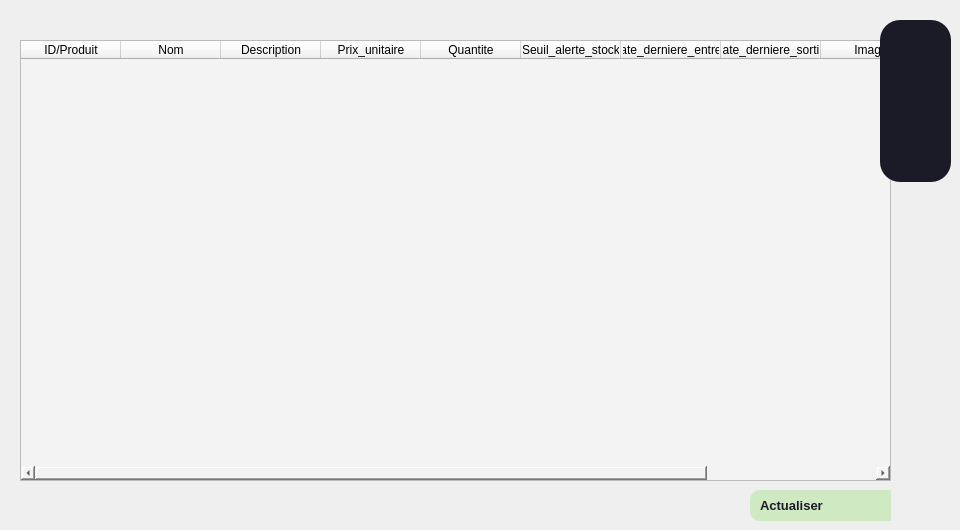
             <widget class="QWidget" name="produit_2">
              <widget class="QFrame" name="frame_12">
               <property name="geometry">
                <rect>
                 <x>880</x>
                 <y>20</y>
                 <width>71</width>
                 <height>162</height>
                </rect>
               </property>
               <property name="styleSheet">
                <string notr="true">border-radius:20px;
background-color: #1b1b27;</string>
               </property>
               <property name="frameShape">
                <enum>QFrame::StyledPanel</enum>
               </property>
               <property name="frameShadow">
                <enum>QFrame::Raised</enum>
               </property>
               <layout class="QVBoxLayout" name="verticalLayout_11">
                <item>
                 <widget class="QPushButton" name="pushButton_22">
                  <property name="cursor">
                   <cursorShape>PointingHandCursor</cursorShape>
                  </property>
                  <property name="text">
                   <string/>
                  </property>
                  <property name="icon">
                   <iconset>
                    <normaloff>icons/icons8-plus-50.png</normaloff>icons/icons8-plus-50.png</iconset>
                  </property>
                  <property name="iconSize">
                   <size>
                    <width>32</width>
                    <height>32</height>
                   </size>
                  </property>
                 </widget>
                </item>
                <item>
                 <widget class="QPushButton" name="pushButton_23">
                  <property name="cursor">
                   <cursorShape>PointingHandCursor</cursorShape>
                  </property>
                  <property name="text">
                   <string/>
                  </property>
                  <property name="icon">
                   <iconset>
                    <normaloff>icons/icons8-supprimer-la-propriété-50.png</normaloff>icons/icons8-supprimer-la-propriété-50.png</iconset>
                  </property>
                  <property name="iconSize">
                   <size>
                    <width>32</width>
                    <height>32</height>
                   </size>
                  </property>
                 </widget>
                </item>
                <item>
                 <widget class="QPushButton" name="pushButton_24">
                  <property name="cursor">
                   <cursorShape>PointingHandCursor</cursorShape>
                  </property>
                  <property name="text">
                   <string/>
                  </property>
                  <property name="icon">
                   <iconset>
                    <normaloff>icons/icons8-modifier-64.png</normaloff>icons/icons8-modifier-64.png</iconset>
                  </property>
                  <property name="iconSize">
                   <size>
                    <width>32</width>
                    <height>32</height>
                   </size>
                  </property>
                 </widget>
                </item>
               </layout>
              </widget>
              <widget class="QPushButton" name="pushButton_26">
               <property name="geometry">
                <rect>
                 <x>750</x>
                 <y>490</y>
                 <width>141</width>
                 <height>31</height>
                </rect>
               </property>
               <property name="font">
                <font>
                 <pointsize>10</pointsize>
                 <weight>75</weight>
                 <bold>true</bold>
                </font>
               </property>
               <property name="cursor">
                <cursorShape>PointingHandCursor</cursorShape>
               </property>
               <property name="styleSheet">
                <string notr="true">font-weight:bold;
background-color: #CFE9C2;
text-align:left;
padding:5px 10px;
border-top-left-radius:10px;
border-bottom-left-radius:10px;
color:#1b1b27;</string>
               </property>
               <property name="text">
                <string>Actualiser</string>
               </property>
              </widget>
              <widget class="QTableWidget" name="tableWidget_5">
               <property name="geometry">
                <rect>
                 <x>20</x>
                 <y>40</y>
                 <width>871</width>
                 <height>441</height>
                </rect>
               </property>
               <property name="styleSheet">
                <string notr="true">background-color: rgb(243, 243, 243);</string>
               </property>
               <column>
                <property name="text">
                 <string>ID/Produit</string>
                </property>
               </column>
               <column>
                <property name="text">
                 <string>Nom</string>
                </property>
               </column>
               <column>
                <property name="text">
                 <string>Description</string>
                </property>
               </column>
               <column>
                <property name="text">
                 <string>Prix_unitaire</string>
                </property>
               </column>
               <column>
                <property name="text">
                 <string>Quantite</string>
                </property>
               </column>
               <column>
                <property name="text">
                 <string>Seuil_alerte_stock</string>
                </property>
               </column>
               <column>
                <property name="text">
                 <string>date_derniere_entree</string>
                </property>
               </column>
               <column>
                <property name="text">
                 <string>date_derniere_sortie</string>
                </property>
               </column>
               <column>
                <property name="text">
                 <string>Image</string>
                </property>
               </column>
               <column>
                <property name="text">
                 <string>Categorie</string>
                </property>
               </column>
              </widget>
              <zorder>tableWidget_5</zorder>
              <zorder>pushButton_26</zorder>
              <zorder>frame_12</zorder>
             </widget>
